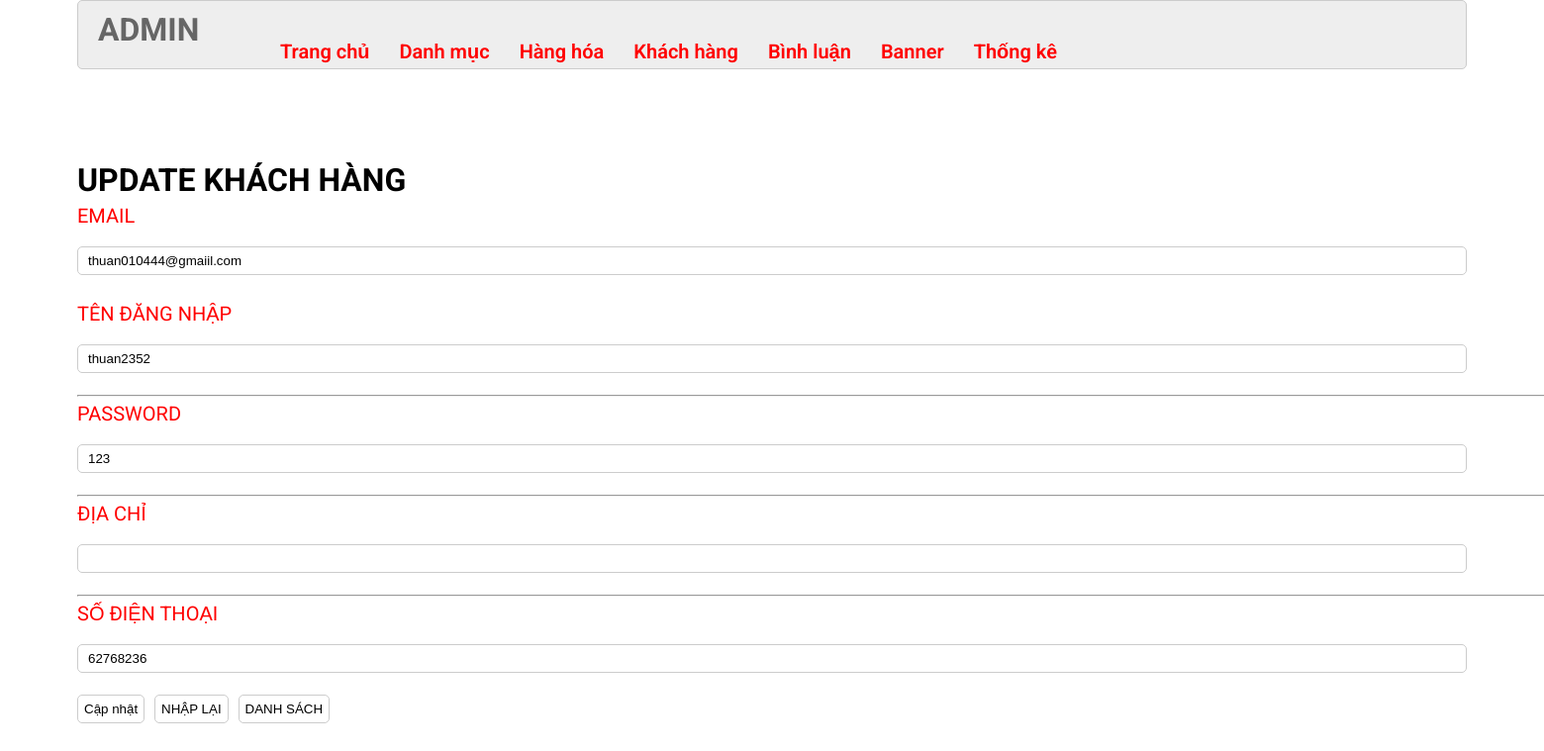
Page /admin/index.php?act=suakh&idkh=6 on the committed database.
### tables this page shows
CREATE TABLE `taikhoan` (
  `id` int(11) NOT NULL,
  `user` varchar(255) NOT NULL,
  `pass` varchar(255) NOT NULL,
  `email` varchar(255) NOT NULL,
  `diachi` varchar(255) NOT NULL,
  `tel` varchar(20) DEFAULT NULL,
  `role` int(11) NOT NULL DEFAULT 0
);

### model/pdo.php (called while the page is built, shortened)
<?php
function pdo_get_connection(){
    $servername = "localhost";
    $username = "root";
    $password = "";
    try {
        $conn = new PDO("mysql:host=$servername;dbname=duan1", $username, $password);
        $conn->setAttribute(PDO::ATTR_ERRMODE, PDO::ERRMODE_EXCEPTION);
        return $conn;
    } catch(PDOException $e) {
        echo "Connection failed: " . $e->getMessage();
    }
}
function pdo_query_one($sql){
    $sql_args=array_slice(func_get_args(),1);
    try{
        $conn=pdo_get_connection();
        $stmt=$conn->prepare($sql);
        $stmt->execute($sql_args);
        $row=$stmt->fetch(PDO::FETCH_ASSOC);
        return $row;
    }
    catch(PDOException $e){
        throw $e;
    }
    finally{
        unset($conn);
    }
}
?>

### model/khachhang.php (called while the page is built, shortened)
<?php
function loadone_khachhang($id)
{
    $sql = "select * from taikhoan where id = $id";
    $result = pdo_query_one($sql);
    return $result;
}

### admin/khachhang/update.php (the view, shortened to what this page needs)
<?php
if (is_array($khachhang)) {
    extract($khachhang);
}
?>
<div class="row2">
    <div class="row2 font_title">
        <h1>UPDATE KHÁCH HÀNG</h1>
    </div>
    <div class="row2 form_content ">
        <form action="index.php?act=updatekh&id=<?php echo $id; ?>" method="POST" enctype="multipart/form-data">
            <div class="row2 mb10">
                <label>EMAIL</label> <br>
                <input type="text" name="email" value="<?php echo $email; ?>">
            </div>
            <div class="row2 mb10 form_content_container">
                <label>TÊN ĐĂNG NHẬP</label> <br>
                <input type="text" name="user" value="<?php echo  $user; ?>">
            </div>
            <hr>
            <div class="row2 mb10">
                <label>PASSWORD</label> <br>
                <input type="text" name="pass" value="<?php echo  $pass; ?>">
            </div>
            <hr>
            <div class="row2 mb10">
                <label>ĐỊA CHỈ</label> <br>
                <input type="text" name="address" value="<?php echo  $address; ?>">
            </div>
            <hr>
            <div class="row2 mb10">
                <label>SỐ ĐIỆN THOẠI</label> <br>
                <input type="text" name="tel" value="<?php echo  $tel; ?>">
                <br>
            </div>
            <div class="row mb10 ">
                <input type="submit" class="mr20" name="capnhatkh" value="Cập nhật">
                <input class="mr20" type="reset" value="NHẬP LẠI">
                <a href="index.php?act=listkh"><input class="mr20" type="button" value="DANH SÁCH"></a>
            </div>
        </form>
    </div>
</div>

### css/admin.css (style rules this page uses)
:root { --white-color: #fff; --black-color: #000; --text-color: #333; }
* { margin: 0; padding: 0; box-sizing: border-box; }
body { font-family: 'Roboto', sans-serif; }
.row { display: flex; width: 100%; }
.row2 { float: left; width: 100%; }
.mb10 { margin-bottom: 10px; }
form { text-align: center; }
.form_account input[type="email"], .form_account input[type="text"], .form_account input[type="password"], .form_content input[type="text"] { width: 100%; border: 1px solid #ccc; border-radius: 5px; padding: 6px 10px; margin-bottom: 12px; }
.form_account input[type="reset"], .form_account input[type="submit"], .form_content input[type="submit"], .form_content input[type="reset"], .form_content input[type="button"] { padding: 6px; background: white; border: 1px solid #CCC; border-radius: 5px; }
.mr20 { margin-right: 10px; }
label { display: flex; justify-content: start; font-size: 20px; color: red; margin-top: 5px; }

### admin/khachhang/update.php (style rules this page uses)
hr { width: 1500px; margin: auto; }

### rows in the picture
taikhoan: email "thuan010444@gmaiil.com", user "thuan2352", pass "123", tel "62768236"
